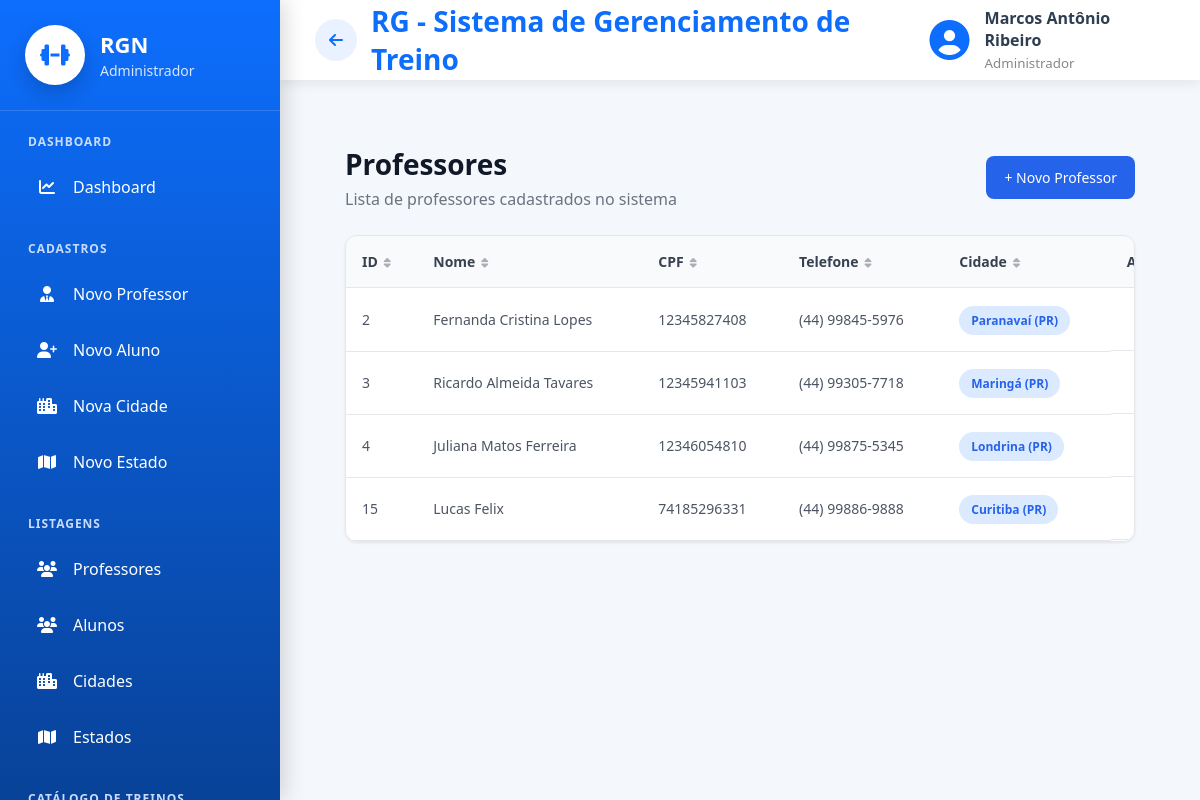
/cadastros/listar/professor/ (signed in), run on the app's committed database.
### cadastros/models.py (models this page shows, shortened)
class Auditoria(models.Model):
    cadastrado_em = models.DateTimeField(auto_now_add=True, verbose_name="Cadastrado em")
    atualizado_em = models.DateTimeField(auto_now=True, verbose_name="Atualizado em")
    class Meta:
        abstract = True

class Pessoa(Auditoria):
    TIPO_CHOICES = [
        ('ALUNO', 'Aluno'),
        ('PROFESSOR', 'Professor'),
        ('ADMINISTRADOR', 'Administrador')
    ]
    SEXO_CHOICES = [
        ('M', 'Masculino'),
        ('F', 'Feminino'),
        ('O', 'Outro'),
    ]
    NIVEL_CHOICES = [
        (1, 'Iniciante'),
        (2, 'Intermediário'),
        (3, 'Avançado'),
    ]
    tipo = models.CharField(max_length=20, choices=TIPO_CHOICES, verbose_name="Tipo de Pessoa")
    nome = models.CharField(max_length=50, verbose_name="Nome")
    data_nascimento = models.DateField(verbose_name="Data de nascimento",null=True,blank=True,validators=[validar_data_nascimento],)
    cpf = models.CharField(max_length=11, unique=True, verbose_name="CPF")
    telefone = models.CharField(max_length=15, verbose_name="Telefone")
    objetivo = models.TextField(verbose_name="Objetivo", null=True, blank=True)
    sexo = models.CharField(max_length=20, choices=SEXO_CHOICES, verbose_name="Sexo", null=True, blank=True)
    nivel = models.IntegerField(choices=NIVEL_CHOICES, verbose_name="Nível", null=True, blank=True)
    cidade = models.ForeignKey(Cidade, on_delete=models.PROTECT)
    professor = models.ForeignKey("self", on_delete=models.PROTECT, related_name="alunos", limit_choices_to={"tipo": "PROFESSOR"}, null=True, blank=True)
    usuario = models.OneToOneField("auth.User", on_delete=models.CASCADE, related_name="pessoa_usuario")
    precisa_trocar_senha = models.BooleanField(default=False, verbose_name="Precisa trocar a senha")
    @property
    def telefone_formatado(self):
        t = ''.join(ch for ch in (self.telefone or '') if ch.isdigit())
        if len(t) == 11:
            return f"({t[:2]}) {t[2:7]}-{t[7:]}"
        if len(t) == 10:
            return f"({t[:2]}) {t[2:6]}-{t[6:]}"
        return self.telefone or ''

class Cidade(Auditoria):
    nome = models.CharField(max_length=50, verbose_name="Nome da Cidade")
    estado = models.ForeignKey(Estado, on_delete=models.PROTECT)
    def __str__(self):
        return "{} ({})".format(self.nome, self.estado.sigla)

class Estado(Auditoria):
    nome = models.CharField(max_length=50, verbose_name="Nome do Estado")
    sigla = models.CharField(max_length=2, verbose_name="Sigla")

### cadastros/views.py (the view)
# urls.py: path('listar/professor/', ProfessorList.as_view(), name="listar-professor"),
class ProfessorList(LoginRequiredMixin, GroupRequiredMixin, ListView):
    login_url = reverse_lazy('login')
    model = Pessoa
    template_name = "cadastros/listar_professores.html"
    group_required = ["Administrador"]
    def get_queryset(self):
        return Pessoa.objects.filter(tipo="PROFESSOR")

### cadastros/templates/cadastros/listar_professores.html
{% extends 'modelo.html' %}
{% load static %}
{% block css %}
<link rel="stylesheet" href="{% static 'css/cadastros/listar_professores.css' %}">
<link rel="stylesheet" href="{% static 'css/paginas/modelo.css' %}">
{% endblock %}
{% block main %}
<div class="list-container">
    <div class="list-header">
        <div>
            <h2>Professores</h2>
            <p>Lista de professores cadastrados no sistema</p>
        </div>
        <a href="{% url 'cadastrar-professor' %}" class="btn-novo">
            + Novo Professor
        </a>
    </div>
    <div class="table-container">
        <table class="table-list" data-ordenavel>
            <thead>
                <tr>
                    <th>ID</th>
                    <th>Nome</th>
                    <th>CPF</th>
                    <th>Telefone</th>
                    <th>Cidade</th>
                    <th data-ordenar="false">Ações</th>
                </tr>
            </thead>
            <tbody>
                {% for professor in object_list %}
                <tr>
                    <td>{{ professor.id }}</td>
                    <td>{{ professor.nome }}</td>
                    <td>{{ professor.cpf }}</td>
                    <td>{{ professor.telefone_formatado }}</td>
                    <td><span class="badge">{{ professor.cidade }}</span></td>
                    <td class="acoes">
                        {% url 'editar-professor' professor.id as editar_url %}
                        {% url 'excluir-professor' professor.id as excluir_url %}
                        {% include '_acoes_dropdown.html' with editar_url=editar_url excluir_url=excluir_url %}
                    </td>
                </tr>
                {% empty %}
                <tr>
                    <td colspan="6" class="sem-registro">Nenhum professor cadastrado.</td>
                </tr>
                {% endfor %}
            </tbody>
        </table>
    </div>
</div>
{% endblock %}

### paginas/templates/modelo.html (shortened to what this page needs)
{% load static %}
<!DOCTYPE html>
<html lang="pt-br">
<head>
    <link rel="stylesheet" href="{% static 'css/paginas/modelo.css' %}">
    <link rel="stylesheet" href="{% static 'css/paginas/menu.css' %}">
    <link rel="stylesheet" href="{% static 'css/paginas/dashboard/dashboard_admin.css' %}">
    <link rel="stylesheet" href="{% static 'css/paginas/dashboard/dashboard_aluno.css' %}">
    <link rel="stylesheet" href="{% static 'css/paginas/dashboard/dashboard_professor.css' %}">
    <link rel="stylesheet" href="https://cdnjs.cloudflare.com/ajax/libs/font-awesome/6.7.2/css/all.min.css">
    <link rel="stylesheet" href="{% static 'css/global/ordenar_tabela.css' %}">
    <link rel="stylesheet" href="{% static 'css/global/acoes_dropdown.css' %}">
    <link rel="stylesheet" href="{% static 'css/global/kpi_cards.css' %}">
    {% block css %}
    {% endblock %}
</head>
<body>
    <div class="layout">
        {% if request.user.is_authenticated %}
        {% if is_admin %}
        {% include 'menus/menu_admin.html' %}
        {% elif is_professor %}
        {% include 'menus/menu_professor.html' %}
        {% elif is_aluno %}
        {% include 'menus/menu_aluno.html' %}
        {% endif %}
        {% endif %}
        <div class="main-area">
            <header class="topbar">
                <div class="titulo">
                    {% if request.user.is_authenticated %}
                    {% if request.resolver_match.url_name != 'inicio' %}
                    <a href="{% url 'inicio' %}" id="btn-voltar" class="btn-voltar-topo" title="Voltar">
                        <i class="fas fa-arrow-left"></i>
                    </a>
                    {% endif %}
                    {% endif %}
                    <h2>
                        {% block titulo %}
                        RG - Sistema de Gerenciamento de Treino
                        {% endblock %}
                    </h2>
                </div>
                {% if request.user.is_authenticated %}
                <div class="usuario">
                    <i class="fas fa-circle-user"></i>
                    <div>
                        <strong>
                            {{ request.user.pessoa_usuario.nome }}
                        </strong>
                        <small>
                            {% if is_admin %}
                            Administrador
                            {% elif is_professor %}
                            Professor
                            {% elif is_aluno %}
                            Aluno
                            {% endif %}
                        </small>
                    </div>
                </div>
                {% endif %}
            </header>
            <main class="conteudo">
                {% block main %}
                {% endblock %}
            </main>
        </div>
    </div>
</body>
</html>

### paginas/templates/_acoes_dropdown.html (shortened to what this page needs)
<div class="acoes-dropdown">
    <button type="button" class="acoes-dropdown-toggle" aria-haspopup="menu" aria-expanded="false" aria-label="Ações">
    </button>
</div>

### static/css/paginas/modelo.css (style rules this page uses)
* { margin:0; padding:0; box-sizing:border-box; font-family:"Segoe UI",sans-serif; }
body { background:#f4f7fb; color:#2c3e50; }
.layout { display:flex; min-height:100vh; }
.main-area { margin-left:280px; width:calc(100% - 280px); display:flex; flex-direction:column; }
.topbar { height:80px; background:white; display:flex; justify-content:space-between; align-items:center; padding:0 35px; box-shadow:0 3px 12px rgba(0,0,0,.08); }
.titulo h2 { color:#0d6efd; font-size:28px; }
.usuario { display:flex; align-items:center; gap:15px; }
.usuario i { font-size:40px; color:#0d6efd; }
.usuario strong { display:block; font-size:16px; }
.usuario small { color:#888; }
.conteudo { flex:1; padding:35px; }
.titulo { display:flex; align-items:center; gap:14px; }
.btn-voltar-topo { width:42px; height:42px; display:flex; align-items:center; justify-content:center; flex-shrink:0; border-radius:50%; background:#eaf2ff; color:#0d6efd; text-decoration:none; font-size:16px; transition:.2s; }

### static/css/paginas/menu.css (style rules this page uses)
.badge { background: #dc3545; color: white; font-size: 11px; font-weight: 700; padding: 2px 7px; border-radius: 10px; margin-left: auto; }

### static/css/paginas/dashboard/dashboard_admin.css (style rules this page uses)
* { margin:0; padding:0; box-sizing:border-box; }

### static/css/global/ordenar_tabela.css (style rules this page uses)
th.ordenavel { cursor: pointer; user-select: none; white-space: nowrap; }

### static/css/global/acoes_dropdown.css (style rules this page uses)
.acoes-dropdown { display: inline-block; }
.acoes-dropdown-toggle { background: none; border: none; padding: 6px 8px; border-radius: 8px; color: #64748b; cursor: pointer; }

### static/css/cadastros/listar_professores.css (style rules this page uses)
.list-container { padding: 30px; }
.list-header { display: flex; align-items: center; justify-content: space-between; margin-bottom: 25px; }
.list-header h2 { font-size: 28px; color: #111827; margin-bottom: 5px; }
.list-header p { color: #6b7280; }
.btn-novo { background: #2563eb; color: #fff; padding: 12px 18px; border-radius: 8px; text-decoration: none; font-size: 14px; font-weight: 500; }
.table-container { background: #fff; border-radius: 12px; overflow-x: auto; border: 1px solid #e5e7eb; box-shadow: 0 1px 3px rgba(0,0,0,0.08); }
.table-list { width: 100%; border-collapse: collapse; min-width: 850px; }
.table-list thead { background: #f9fafb; }
.table-list th, .table-list td { padding: 16px; text-align: left; font-size: 14px; border-bottom: 1px solid #e5e7eb; }
.table-list th { color: #374151; }
.table-list td { color: #4b5563; }
.badge { background: #dbeafe; color: #2563eb; padding: 6px 12px; border-radius: 20px; font-size: 12px; font-weight: 600; }
.acoes { display: flex; gap: 10px; }

### data on the page
Pessoa: id "2", nome "Fernanda Cristina Lopes", cpf "12345827408", telefone_formatado "(44) 99845-5976", cidade "Paranavaí (PR)"
Pessoa: id "3", nome "Ricardo Almeida Tavares", cpf "12345941103", telefone_formatado "(44) 99305-7718", cidade "Maringá (PR)"
Pessoa: id "4", nome "Juliana Matos Ferreira", cpf "12346054810", telefone_formatado "(44) 99875-5345", cidade "Londrina (PR)"
Pessoa: id "15", nome "Lucas Felix", cpf "74185296331", telefone_formatado "(44) 99886-9888", cidade "Curitiba (PR)"

### other printed values
{{ request.user.pessoa_usuario.nome }} "Marcos Antônio Ribeiro"
